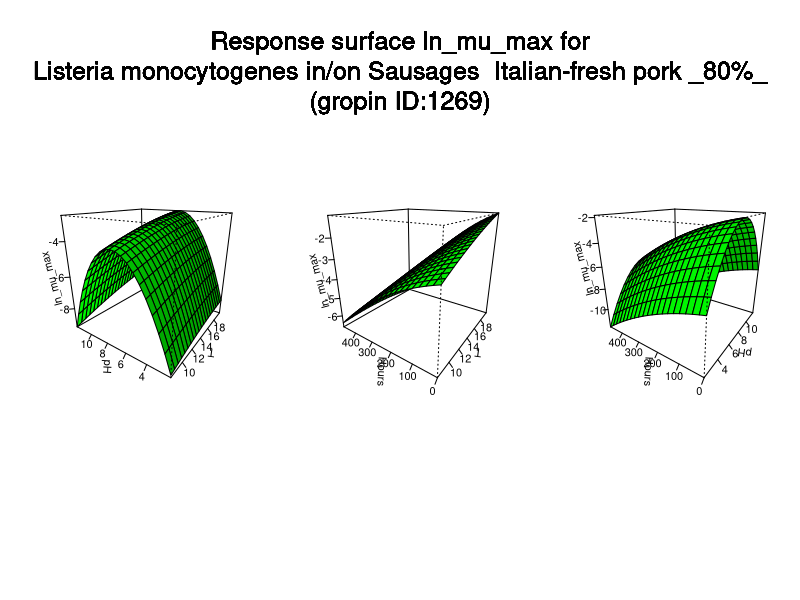

Reproduce this figure in R.
#############################
# start of Parameter script
#############################
T <- seq(8.008,19.98001998002,length.out=21)
pH <- seq(2.002,11.988011988012,length.out=21)
Hours <- seq(0,479.52047952048,length.out=21)
#############################
# end of Parameter script
#############################
############################# 
# start of Model script Gropin ID 1269 
#############################
 
# constant coefficients for this model
 
variables <- data.frame(T,pH,Hours)
argumentsPar <- expand.grid(variables)
 
# heart of the model
response_surface <- function(T,pH,Hours) {
   mumax <-14.02*(-1)+0.2278*T+2.784*pH+7.437*((17.4+0.0311*Hours+0.001036*T*Hours)/100)+0.00696*T*pH-0.06091*T*((17.4+0.0311*Hours+0.001036*T*Hours)/100)+0.3333*pH*((17.4+0.0311*Hours+0.001036*T*Hours)/100)-0.00391*T^2-0.2101*pH^2-52.05*((17.4+0.0311*Hours+0.001036*T*Hours)/100)^2

return(mumax=mumax)
} 

# output parameters
responseSurface <- cbind(argumentsPar,response_surface(argumentsPar['T'],argumentsPar['pH'],argumentsPar['Hours']))
colnames(responseSurface) <- c(colnames(argumentsPar),'lnmumax')
#############################
# End of Model script
#############################
############################# 
# start of Visualisation script Gropin ID 1269 
#############################
argPar1 <- expand.grid(T,pH)
argPar2 <- expand.grid(T,Hours)
argPar3 <- expand.grid(pH,Hours)
z1 <- matrix(unlist(response_surface(argPar1[1],argPar1[2],Hours[10])),nrow=21)
z2 <- matrix(unlist(response_surface(argPar2[1],pH[10],argPar2[2])),nrow=21)
z3 <- matrix(unlist(response_surface(T[10],argPar3[1],argPar3[2])),nrow=21)
par(mfrow = c(1,3))
persp(T,pH,z1,col = 'green',xlab='T',ylab='pH',zlab='ln_mu_max',theta=305,phi=20,shade=0.25,ticktype = 'detailed')
persp(T,Hours,z2,col = 'green',xlab='T',ylab='Hours',zlab='ln_mu_max',theta=305,phi=20,shade=0.25,ticktype = 'detailed')
persp(pH,Hours,z3,col = 'green',xlab='pH',ylab='Hours',zlab='ln_mu_max',theta=305,phi=20,shade=0.25,ticktype = 'detailed')
mtext('Response surface ln_mu_max for
Listeria monocytogenes in/on Sausages  Italian-fresh pork _80%_
(gropin ID:1269)',outer=T,  cex=1.5, line=-8.5, side=3)
#############################
# End of Visualisation script
#############################
